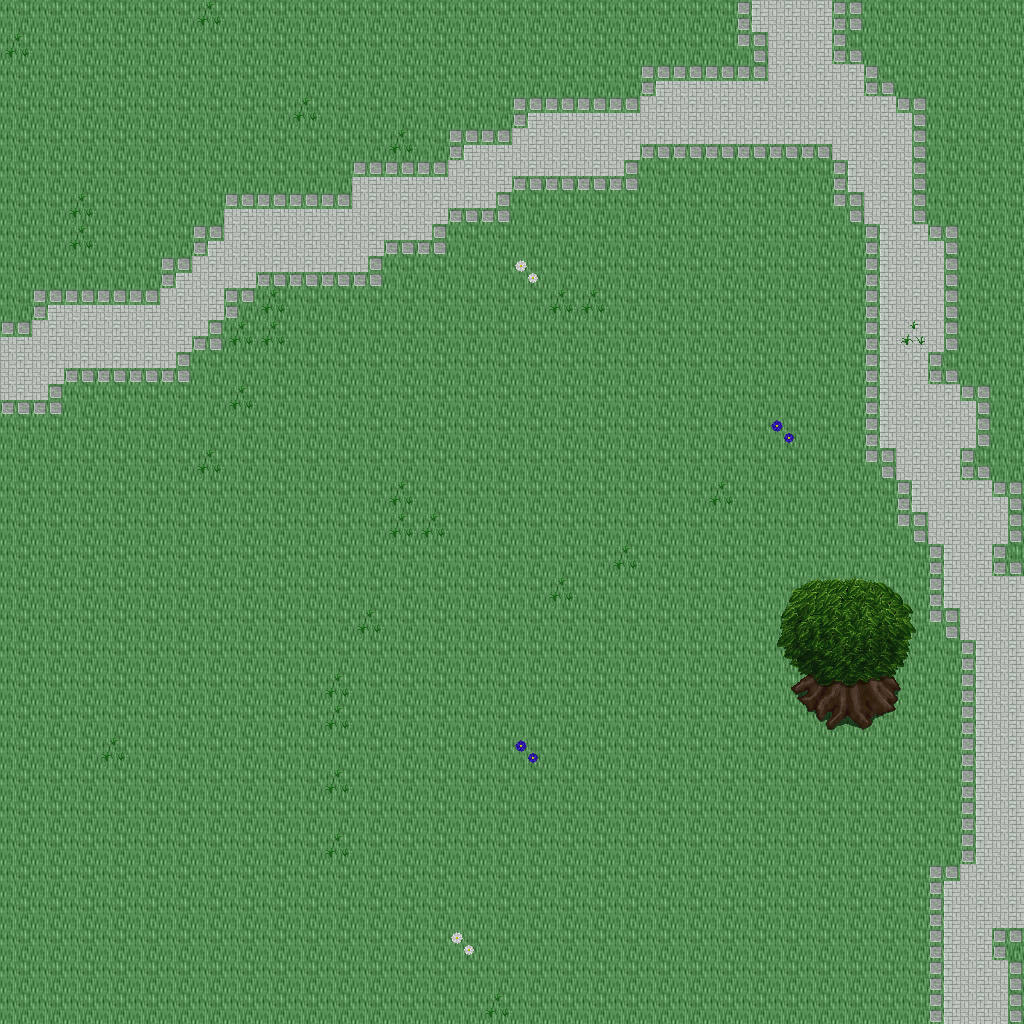

Below is a game level as drawn by its tile map, then a one-line description and the .tmx that defines it (tile-layer data replaced by summaries):
An orthogonal 32x32 tile map with 32x32 px tiles, 5 tile layers (Ground, Objects, Objects2, Above, ...), 1 hidden layer not drawn, 31 tilesets.

<map version="1.10" tiledversion="1.11.0" orientation="orthogonal" renderorder="right-down" width="32" height="32" tilewidth="32" tileheight="32" infinite="0" nextlayerid="11" nextobjectid="1">
 <tileset firstgid="1" name="ground_ground" tilewidth="32" tileheight="32" tilecount="33" columns="3">
  <image source="../drawable/ground_ground.png" width="96" height="352" />
 </tileset>
 <tileset firstgid="34" name="ground_ice_ice" tilewidth="32" tileheight="32" tilecount="3" columns="3">
  <image source="../drawable/ground_ice_ice.png" width="96" height="32" />
 </tileset>
 <tileset firstgid="37" name="plant_grasses" tilewidth="32" tileheight="32" tilecount="6" columns="3">
  <image source="../drawable/plant_grasses.png" width="96" height="64" />
 </tileset>
 <tileset firstgid="43" name="plant_flower_daisy_white" tilewidth="32" tileheight="32" tilecount="8" columns="2">
  <image source="../drawable/plant_flower_daisy_white.png" width="64" height="128" />
 </tileset>
 <tileset firstgid="51" name="plant_flower_daisy_blue" tilewidth="32" tileheight="32" tilecount="8" columns="2">
  <image source="../drawable/plant_flower_daisy_blue.png" width="64" height="128" />
 </tileset>
 <tileset firstgid="59" name="ground_ridge_earth_dark" tilewidth="32" tileheight="32" tilecount="96" columns="12">
  <image source="../drawable/ground_ridge_earth_dark.png" width="384" height="256" />
 </tileset>
 <tileset firstgid="155" name="ground_rock_pebbles" tilewidth="32" tileheight="32" tilecount="3" columns="1">
  <image source="../drawable/ground_rock_pebbles.png" width="32" height="96" />
 </tileset>
 <tileset firstgid="158" name="ground_grass_edges" tilewidth="32" tileheight="32" tilecount="36" columns="12">
  <image source="../drawable/ground_grass_edges.png" width="384" height="96" />
 </tileset>
 <tileset firstgid="194" name="plant_bush_bushes" tilewidth="32" tileheight="32" tilecount="10" columns="5">
  <image source="../drawable/plant_bush_bushes.png" width="160" height="64" />
 </tileset>
 <tileset firstgid="204" name="plant_stump_stump_purple" tilewidth="32" tileheight="32" tilecount="4" columns="2">
  <image source="../drawable/plant_stump_stump_purple.png" width="64" height="64" />
 </tileset>
 <tileset firstgid="208" name="building_wall_stone" tilewidth="32" tileheight="32" tilecount="12" columns="3">
  <image source="../drawable/building_wall_stone.png" width="96" height="128" />
 </tileset>
 <tileset firstgid="220" name="ground_ridge_ice_2" tilewidth="32" tileheight="32" tilecount="42" columns="7">
  <image source="../drawable/ground_ridge_ice_2.png" width="224" height="192" />
 </tileset>
 <tileset firstgid="262" name="plant_tree_tree_green" tilewidth="32" tileheight="32" tilecount="88" columns="8">
  <image source="../drawable/plant_tree_tree_green.png" width="256" height="352" />
 </tileset>
 <tileset firstgid="350" name="building_window_window_long" tilewidth="32" tileheight="32" tilecount="3" columns="3">
  <image source="../drawable/building_window_window_long.png" width="96" height="32" />
 </tileset>
 <tileset firstgid="353" name="building_window_window_right" tilewidth="32" tileheight="32" tilecount="2" columns="2">
  <image source="../drawable/building_window_window_right.png" width="64" height="32" />
 </tileset>
 <tileset firstgid="355" name="building_door_door_n" tilewidth="32" tileheight="32" tilecount="6" columns="3">
  <image source="../drawable/building_door_door_n.png" width="96" height="64" />
 </tileset>
 <tileset firstgid="361" name="building_door_closed_with_key" tilewidth="32" tileheight="32" tilecount="1" columns="1">
  <image source="../drawable/building_door_closed_with_key.png" width="32" height="32" />
 </tileset>
 <tileset firstgid="362" name="ground_ladder_horizontal_dark" tilewidth="32" tileheight="32" tilecount="3" columns="1">
  <image source="../drawable/ground_ladder_horizontal_dark.png" width="32" height="96" />
 </tileset>
 <tileset firstgid="365" name="ground_ladder_vertical_dark" tilewidth="32" tileheight="32" tilecount="3" columns="3">
  <image source="../drawable/ground_ladder_vertical_dark.png" width="96" height="32" />
 </tileset>
 <tileset firstgid="368" name="building_roof_yellow" tilewidth="32" tileheight="32" tilecount="20" columns="5">
  <image source="../drawable/building_roof_yellow.png" width="160" height="128" />
 </tileset>
 <tileset firstgid="388" name="logic_creature_gnome" tilewidth="32" tileheight="32" tilecount="6" columns="6">
  <image source="../drawable/logic_creature_gnome.png" width="192" height="32" />
 </tileset>
 <tileset firstgid="394" name="logic_creature_orc" tilewidth="32" tileheight="32" tilecount="6" columns="6">
  <image source="../drawable/logic_creature_orc.png" width="192" height="32" />
 </tileset>
 <tileset firstgid="400" name="logic_portal" tilewidth="32" tileheight="32" tilecount="24" columns="8">
  <image source="../drawable/logic_portal.png" width="256" height="96" />
 </tileset>
 <tileset firstgid="424" name="logic_creature_animal" tilewidth="32" tileheight="32" tilecount="32" columns="8">
  <image source="../drawable/logic_creature_animal.png" width="256" height="128" />
 </tileset>
 <tileset firstgid="456" name="logic_collision" tilewidth="32" tileheight="32" tilecount="1" columns="1">
  <image source="../drawable/logic_collision.png" width="32" height="32" />
 </tileset>
 <tileset firstgid="457" name="item_blood_nsew_stains" tilewidth="32" tileheight="32" tilecount="4" columns="2">
  <image source="../drawable/item_blood_nsew_stains.png" width="64" height="64" />
 </tileset>
 <tileset firstgid="461" name="item_blood_floor_stain" tilewidth="32" tileheight="32" tilecount="1" columns="1">
  <image source="../drawable/item_blood_floor_stain.png" width="32" height="32" />
 </tileset>
 <tileset firstgid="462" name="ground_blue_paving" tilewidth="32" tileheight="32" tilecount="2" columns="1">
  <image source="../drawable/ground_blue_paving.png" width="32" height="64" />
 </tileset>
 <tileset firstgid="464" name="ground_green_paving" tilewidth="32" tileheight="32" tilecount="18" columns="3">
  <image source="../drawable/ground_green_paving.png" width="96" height="192" />
 </tileset>
 <tileset firstgid="482" name="logic_protection" tilewidth="32" tileheight="32" tilecount="2" columns="2">
  <image source="../drawable/logic_protection.png" width="64" height="32" />
 </tileset>
 <tileset firstgid="484" name="logic_creature_fowl" tilewidth="32" tileheight="32" tilecount="6" columns="6">
  <image source="../drawable/logic_creature_fowl.png" width="192" height="32" />
 </tileset>
 <layer id="1" name="Ground" width="32" height="32">
  <data>[1024 cells, 1024 non-empty, 2 distinct tile ids]</data>
 </layer>
 <layer id="2" name="Objects" width="32" height="32">
  <data>[1024 cells, 162 non-empty, 15 distinct tile ids]</data>
 </layer>
 <layer id="3" name="Objects2" width="32" height="32">
  <data>[1024 cells, 5 non-empty, 5 distinct tile ids]</data>
 </layer>
 <layer id="4" name="Above" width="32" height="32">
  <data>[1024 cells, 18 non-empty, 18 distinct tile ids]</data>
 </layer>
 <layer id="5" name="Above2" width="32" height="32">
  <data>[1024 cells, 0 non-empty, 0 distinct tile ids]</data>
 </layer>
 <layer id="6" name="Walkable" width="32" height="32" visible="0">
  <data>[1024 cells, 6 non-empty, 1 distinct tile ids]</data>
 </layer>
 <objectgroup id="7" name="Mapevents" />
 <objectgroup id="8" name="Spawn" />
 <objectgroup id="9" name="Keys" />
 <objectgroup id="10" name="Replace" />
</map>
